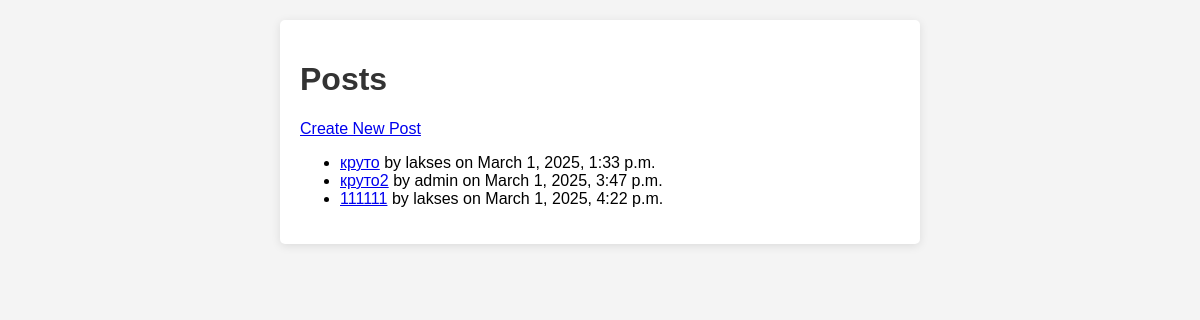
Before: /forum/ with the older database file.
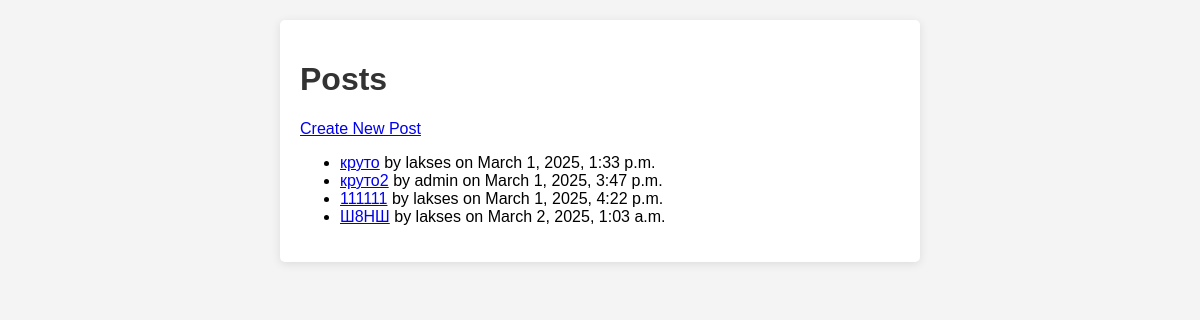
After: the same page with the newer database file.
### forum/models.py (models this page shows, shortened)
class Post(models.Model):
    title = models.CharField(max_length=100)
    content = models.TextField()
    created_at = models.DateTimeField(auto_now_add=True)
    author = models.ForeignKey(User, on_delete=models.CASCADE)

### forum/views.py (the view)
# urls.py: path('', views.post_list, name='post_list'),
def post_list(request):
    posts = Post.objects.all()
    return render(request, 'post_list.html', {'posts': posts})

### forum/templates/post_list.html (shortened to what this page needs)
<!DOCTYPE html>
<html lang="ru">
<head>
</head>
<body>
    <div class="container">
        <h1>Posts</h1>
        <a href="{% url 'post_create' %}">Create New Post</a>
        <ul>
        {% for post in posts %}
        <li>
            <a href="{% url 'post_detail' post.id %}">{{ post.title }}</a>
            by {{ post.author.username }} on {{ post.created_at }}
        </li>
    {% endfor %}
</ul>
    </div>
</body>
</html>

Changed rows visible on the page:
added Post: title "Ш8НШ", author.username "lakses", created_at "March 2, 2025, 1:03 a.m."
